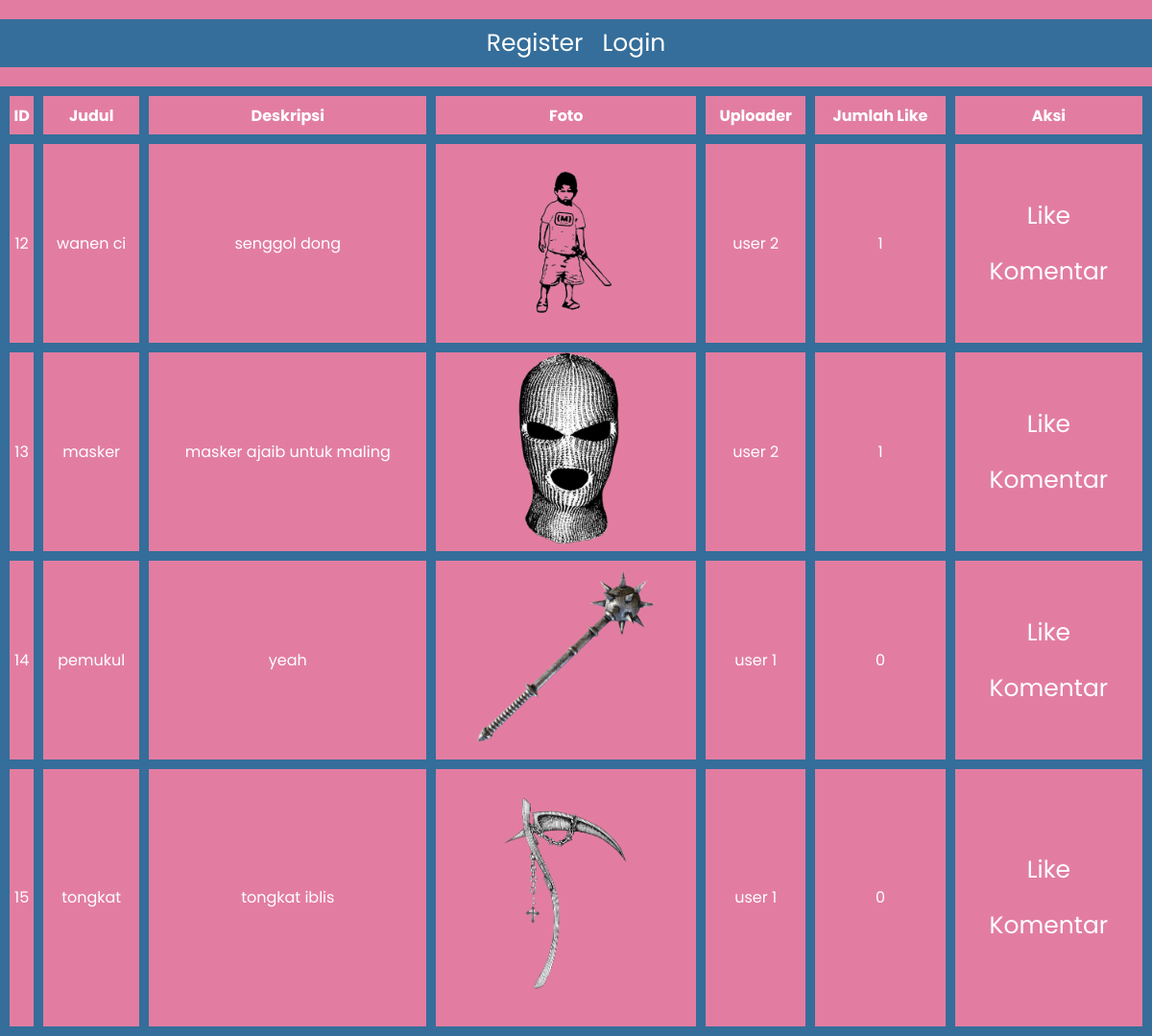
The page / on the database its author committed.
### tables this page shows
CREATE TABLE `foto` (
  `fotoid` int(11) NOT NULL,
  `judul_foto` varchar(255) NOT NULL,
  `deskripsi_foto` text NOT NULL,
  `tanggal_unggah` date NOT NULL,
  `lokasi_file` varchar(255) NOT NULL,
  `albumid` int(11) NOT NULL,
  `id_user` int(11) NOT NULL
);

CREATE TABLE `user` (
  `id_user` int(11) NOT NULL,
  `username` varchar(255) NOT NULL,
  `password` varchar(255) NOT NULL,
  `email` varchar(255) NOT NULL,
  `nama_lengkap` varchar(255) NOT NULL,
  `alamat` text NOT NULL
);

### index.php (the view, shortened to what this page needs)
<!DOCTYPE html>
<html lang="en">
<head>
    <link rel="stylesheet" href="css/index.css">
    <link rel="stylesheet" href="https://cdnjs.cloudflare.com/ajax/libs/font-awesome/6.5.1/css/all.min.css"/>
</head>
<body>
    <?php
        if(!isset($_SESSION['id_user'])){
    ?>
            <ul>
                <li><a href="register.php">Register</a></li>
                <li><a href="login.php">Login</a></li>
            </ul>
    <?php
        }
    ?>
    <table width="100%" border="1" cellpadding="5" cellspacing="0">
        <tr>
            <th>ID</th>
            <th>Judul</th>
            <th>Deskripsi</th>
            <th>Foto</th>
            <th>Uploader</th>
            <th>Jumlah Like</th>
            <th>Aksi</th>
        </tr>
        <?php
            include "koneksi.php";
            $sql=mysqli_query($koneksi,"select * from foto,user where foto.id_user=user.id_user");
            while($data=mysqli_fetch_array($sql)){
        ?>
            <tr>
                <td><?=$data['fotoid']?></td>
                <td><?=$data['judul_foto']?></td>
                <td><?=$data['deskripsi_foto']?></td>
                <td>
                    <img src="gambar/<?=$data['lokasi_file']?>" width="200px">
                </td>
                <td><?=$data['nama_lengkap']?></td>
                <td>
                    <?php
                        $fotoid=$data['fotoid'];
                        $sql2=mysqli_query($koneksi,"select * from likefoto where fotoid='$fotoid'");
                        echo mysqli_num_rows($sql2);
                    ?>
                </td>
                <td>
                    <a href="like.php?fotoid=<?=$data['fotoid']?>">Like</a>
                    <a href="komentar.php?fotoid=<?=$data['fotoid']?>">Komentar</a>
                </td>
            </tr>
        <?php
            }
        ?>
    </table>
</body>
</html>

### css/index.css (style rules this page uses)
* { margin: 0; padding: 0; font-family: "Poppins", sans-serif; box-sizing: border-box; }
body { background: #E27DA1; height: 100vh; }
ul { background-color: #356E9A; display: flex; justify-content: center; align-items: center; height: 50px; margin-top: 20px; }
li { list-style: none; }
a { text-decoration: none; color: #fff; font-size: 25px; margin: 20px 10px; }
table a { display: block; }
table { margin-top: 20px; color: #fff; text-align: center; border: 5px solid #356E9A; }
th { height: 50px; border: 5px solid #356E9A; }
td { border: 5px solid #356E9A; }

### rows shown on the page
foto: fotoid "12", judul_foto "wanen ci", deskripsi_foto "senggol dong", lokasi_file (picture), id_user.nama_lengkap "user 2", mysqli_num_rows($sql2) "1"
foto: fotoid "13", judul_foto "masker", deskripsi_foto "masker ajaib untuk maling", lokasi_file (picture), id_user.nama_lengkap "user 2", mysqli_num_rows($sql2) "1"
foto: fotoid "14", judul_foto "pemukul", deskripsi_foto "yeah", lokasi_file (picture), id_user.nama_lengkap "user 1", mysqli_num_rows($sql2) "0"
foto: fotoid "15", judul_foto "tongkat", deskripsi_foto "tongkat iblis", lokasi_file (picture), id_user.nama_lengkap "user 1", mysqli_num_rows($sql2) "0"
